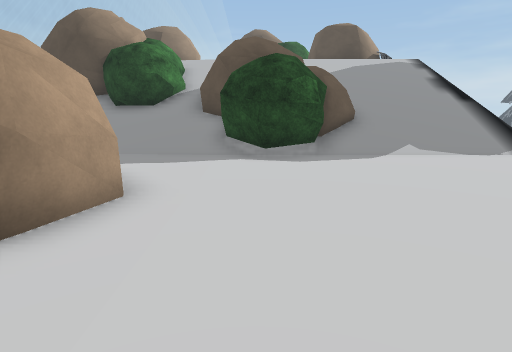
View 1 (above)

20 first-person views from a walk through a Unity game level. The camera is 1.3 m above the floor, tilts 8° down and sees 75° across. The floor is counted in squares, 1 m on a side. Each view is taken from the middle of a square. On the plan, view 1 faces up. The plan holds only what a view shows up to about 14 squares ahead; the rest is blank. The place goes on beyond the plan. The player character is not drawn. Some animated figures are left out. Some surface patterns are stand-ins.

View 2
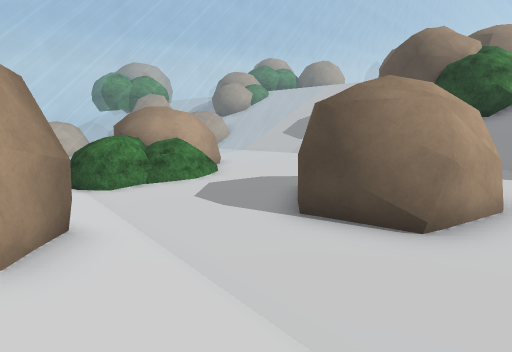

View 3
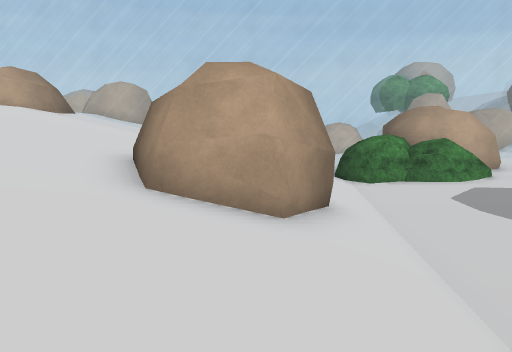

View 4
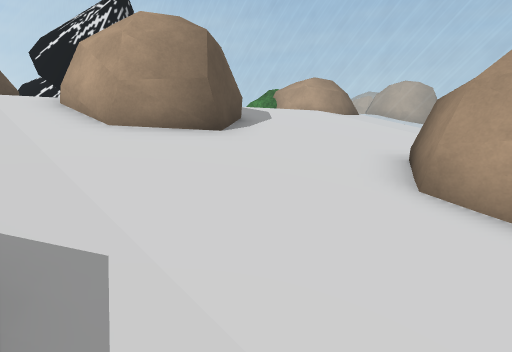

View 5
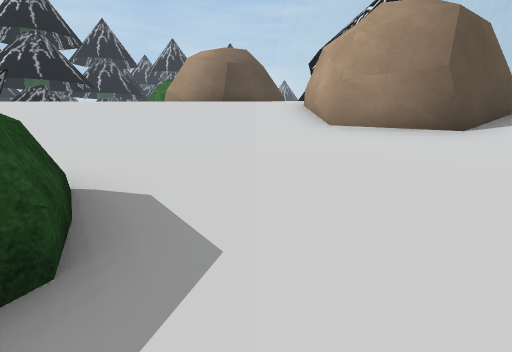

View 6
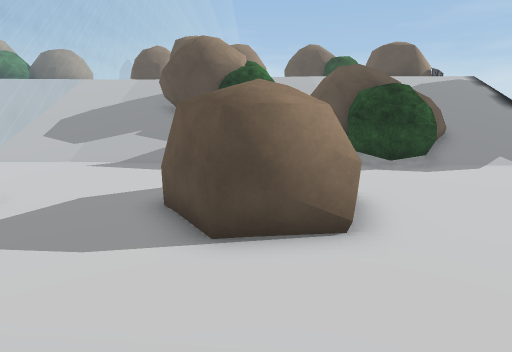

View 7
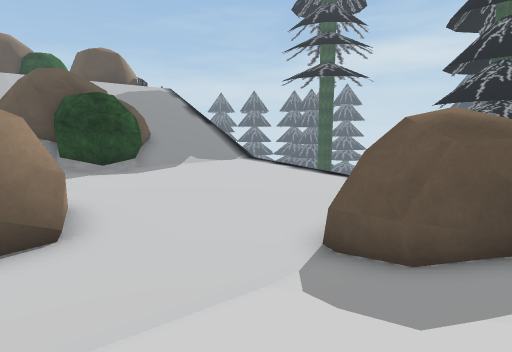

View 8
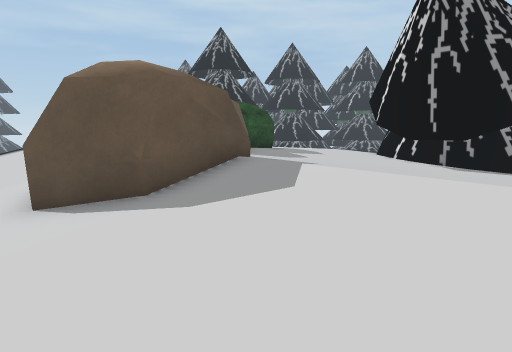

View 9
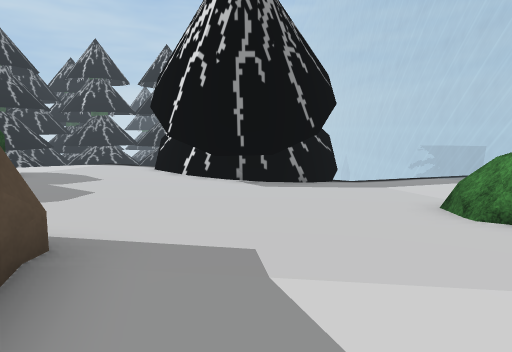

View 10
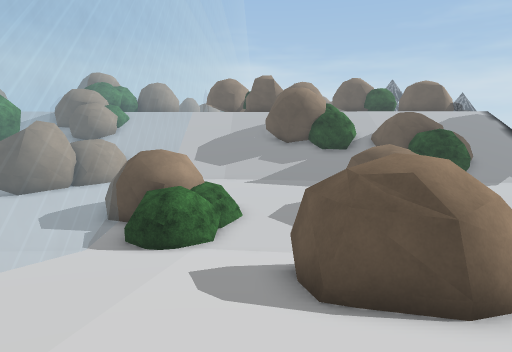

View 11
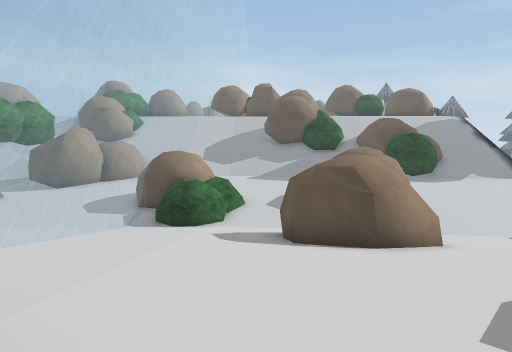

View 12
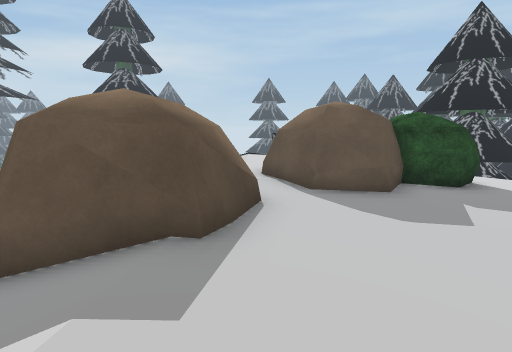

View 13
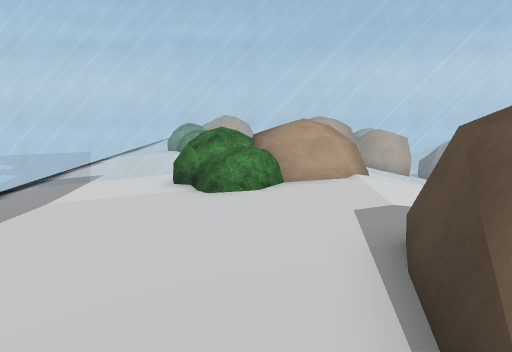

View 14
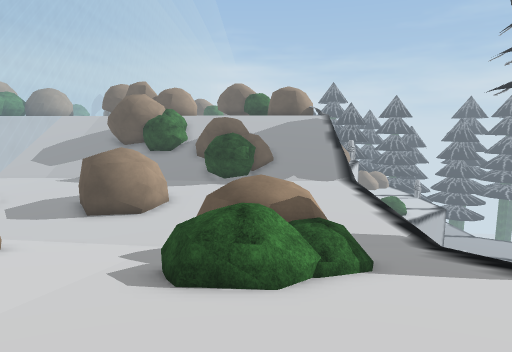

View 15
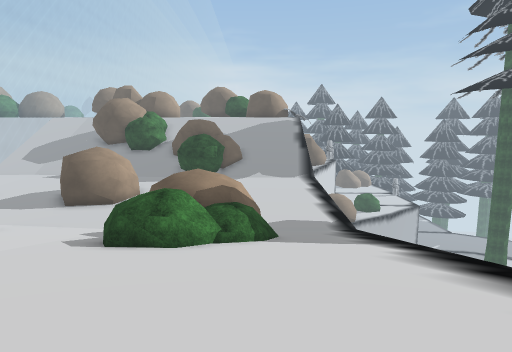

View 16
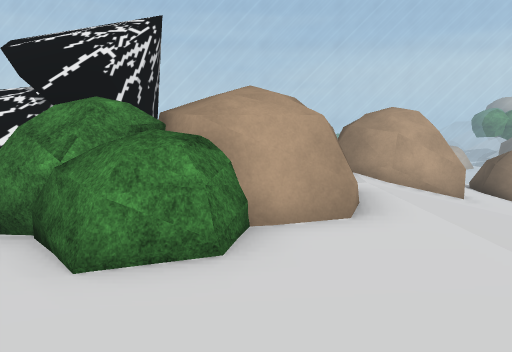

View 17
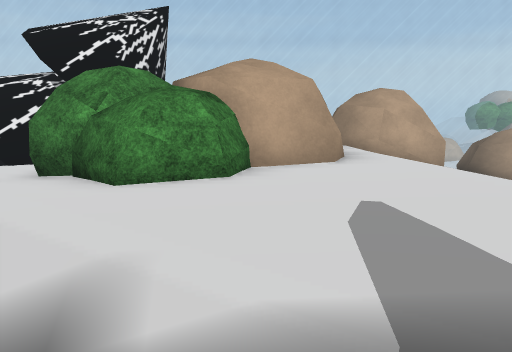

View 18
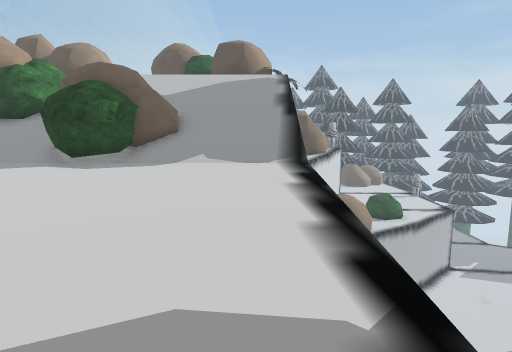

View 19
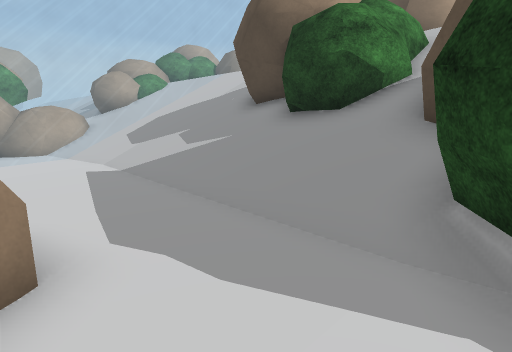

View 20
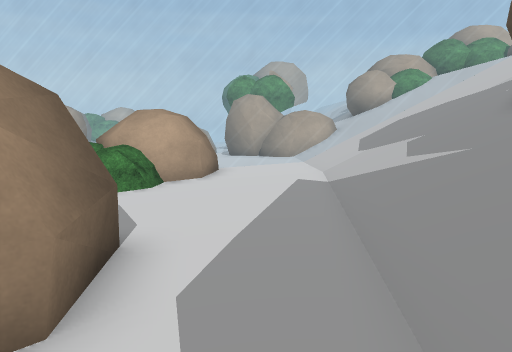

### Floor plan
Key: @ floor where view 1 was taken; # wall or solid block; . main floor; - floor 0.25 m lower than the main floor; : floor 0.5 m higher than the main floor; _ floor 0.75 m lower than the main floor; + floor 1 m higher than the main floor; < floor 1 m lower than the main floor; ( floor 1.5 m lower than the main floor; / step, stairs or slope; = window, fence, low wall or low ledge; ^ raised ledge; v drop or lower ground; B bush; O other object.
Columns run from 16 left of view 1 to 8 right of it. Each row starts with its distance up from view 1.
 14   =/////O  BBB/    /////v
 13  O=/////OO# BB/    /////v
 12  .=//////OOBBBOOOO /////v
 11 O-=///////////OO  OO////v
 10 O_=////////////BB BO////v
  9  _=__________//BBBB/////v
  8  <=<<<<<<<______BB______v
  7  <=<<<<<<<<<<<<<<<<<<<<<v
  6    OOO<<<<<OOO<<<<<<<<<<v
  5   OO BB<<<OOOOO<<<<<<<<<v
  4  (OO BB((((OOOO<<<<<<<<<v
  3  (# BBB((((OOO((((((((((v
  2  (=BBBB(((((((((((((((((v
  1  (=(BB((((((((((((((((((v
  0  (=(((((((((((((@OO ((((v
 -1  <=<<<<< OOO((((OO  O(((v
 -2  _=_____OOOO<<<<<O  B<<<v
 -3  _=_____OOOO_____B  B___v
 -4  -=-----OOO/____B  /____v
 -5    .....---------.//----v
 -6  .=.....................v
 -7  .=.........O...........v
 -8   =:::::::OOOOO.........
 -9   =OOO+++++OOOO:::::::::
-10   =OOOO++++OOO/++++++++
-11     OO++++++OO++O+++++  O
-12      BB++++++++OOO+++++ O
-13     BBB:::::++OOOOB+++//O
-14     B/::::::::OO  BB+//
-15  :=OO...:::::::BB BB+/
-16  :=.........:::BBBB+/
-17  .=.....====::::BB:
-18  .=....#####=:::::/
-19  .=.....####..::::
-20  .=.../##  ##..::/
-21  .=v--##    ##.:/
-22       #      ^..

Where each view was taken, in squares from view 1:
view 1: 0 up, 0 right, facing up
view 2: 2 down, 1 left, facing up-left
view 3: 2 down, 0 right, facing left
view 4: 2 down, 0 right, facing down-left
view 5: 2 down, 1 left, facing down
view 6: 2 down, 4 left, facing up
view 7: 3 down, 4 left, facing up-right
view 8: 6 down, 10 left, facing down-right
view 9: 8 down, 7 left, facing down
view 10: 8 down, 9 left, facing up
view 11: 11 down, 9 left, facing up
view 12: 11 down, 9 left, facing right
view 13: 12 down, 2 left, facing left
view 14: 10 down, 2 right, facing up
view 15: 12 down, 4 right, facing up
view 16: 13 down, 6 right, facing left
view 17: 13 down, 7 right, facing left
view 18: 2 down, 6 right, facing up
view 19: 6 up, 0 right, facing up-left
view 20: 8 up, 1 left, facing left
